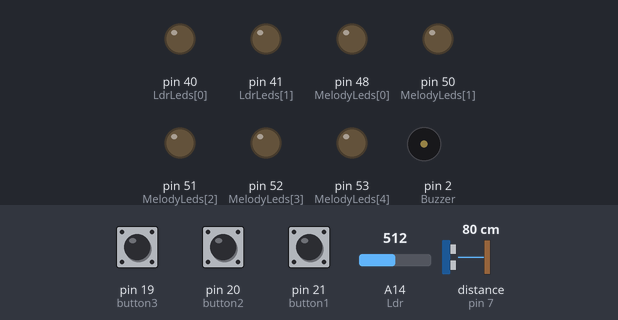
Simulated run of this program. Board: Arduino Mega 2560, built with avr-gcc and run on an emulated ATmega2560. On the bench: output pins drawn as LEDs (lit = HIGH), buzzer (waves = sounding). Wiring (inferred from the names in the program): ultrasonic range finder: trigger pin 6; echo pin 7. Dashed ring = blinking. The test bench sets the inputs (shaded band); at power-on: distance to the obstacle (sensor on pin 7) 80 cm, pin 19 (button3) HIGH, pin 20 (button2) HIGH, pin 21 (button1) HIGH, A14 (Ldr) = 512. The echo pulse lasts 58.3 µs per cm; pins used as bus, display or sensor lines are not drawn.

Above: at 1.2 s.
1.3 s: distance to the obstacle (sensor on pin 7) set to 11 cm
2.8 s: distance to the obstacle (sensor on pin 7) set to 8 cm
At 3.01 s:
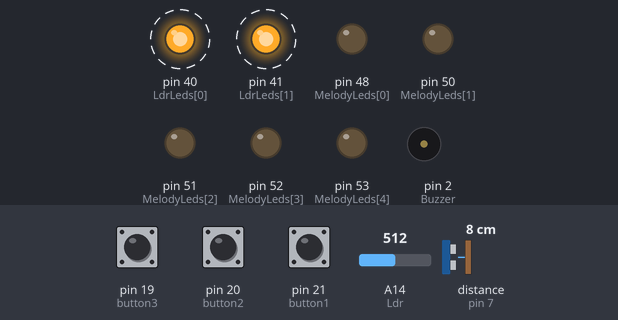
5.8 s: pin 19 (button3) pulled LOW for 1 s
At 8.9 s:
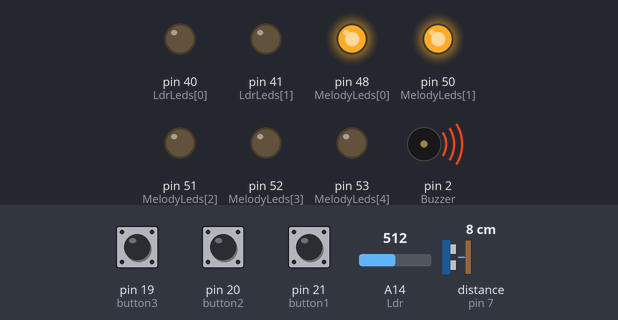
At 17.6 s:
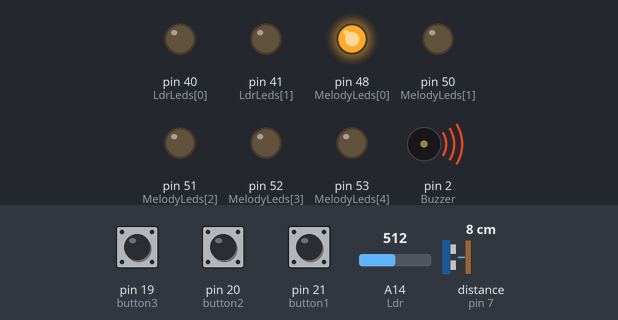
Timing chart, 0 to 20.5 s (numbered marks = the images above; inputs shaded):
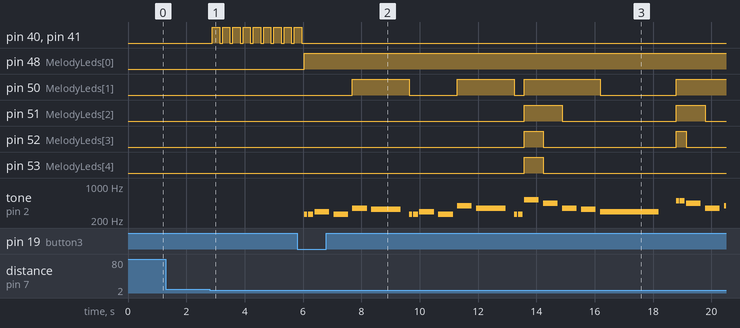

The program:

main.cpp
```cpp
#include <Arduino.h>
#include "melodies.h"


// IR
int irReceiver = 6;

// LDR
int Ldr = 14;
int LdrThreashold = 500;
int LdrLeds[] = {40, 41};

// Melody project
int Buzzer = 2;
int MelodyLeds[] = {48, 50, 51, 52, 53};

#define play(name) playMelody(name##Tempo, name##Song, sizeof(name##Song) / sizeof(int[2]))
void playMelody(int tempo, unsigned short notes[][2], int numNotes);
void playTone(int tempo, unsigned short pitch, unsigned short duration, int min, int max);

int usTrigger = 6;
int usEcho = 7;
int usThreashold = 10;
int ping();

int button1 = 21;
int button2 = 20;
int button3 = 19;

void setup()
{
    pinMode(irReceiver, INPUT);

    pinMode(Ldr, INPUT);
    for (int l = 0; l < 2; l++)
        pinMode(LdrLeds[l], OUTPUT);

    // Melody project
    int numLeds = sizeof(MelodyLeds) / sizeof(int);
    for (int l = 0; l < numLeds; l++)
        pinMode(MelodyLeds[l], OUTPUT);
    pinMode(Buzzer, OUTPUT);

    pinMode(usTrigger, OUTPUT);
    pinMode(usEcho, INPUT);

    pinMode(button1, INPUT_PULLUP);
    pinMode(button2, INPUT_PULLUP);
    pinMode(button3, INPUT_PULLUP);
}

void loop()
{
    if (digitalRead(button1) == LOW)
        play(MarioBrosMain);
    if (digitalRead(button2) == LOW)
        play(ImperialMarch);
    if (digitalRead(button3) == LOW)
        play(HappyBirthday);

    int read = analogRead(Ldr);
    for (int l = 0; l < sizeof(LdrLeds) / sizeof(int); l++)
        digitalWrite(LdrLeds[l], (read < LdrThreashold) ? HIGH : LOW);

    int distance = ping();
    if (distance < usThreashold) {
        for (int l = 0; l < sizeof(LdrLeds) / sizeof(int); l++)
            digitalWrite(LdrLeds[l], HIGH);
        digitalWrite(Buzzer, HIGH);
        delay(250);
        digitalWrite(Buzzer, LOW);
        for (int l = 0; l < sizeof(LdrLeds) / sizeof(int); l++)
            digitalWrite(LdrLeds[l], LOW);
    }

    delay(100);
}

int ping()
{
   long duration, distanceCm;

   digitalWrite(usTrigger, LOW);  //para generar un pulso limpio ponemos a LOW 4us
   delayMicroseconds(4);
   digitalWrite(usTrigger, HIGH);  //generamos Trigger (disparo) de 10us
   delayMicroseconds(10);
   digitalWrite(usTrigger, LOW);

   duration = pulseIn(usEcho, HIGH);  //medimos el tiempo entre pulsos, en microsegundos

   distanceCm = duration * 10 / 292/ 2;   //convertimos a distancia, en cm
   return distanceCm;
}

void playMelody(int tempo, unsigned short notes[][2], int numTones)
{
    // Get the range of the song
    int min = -1;
    int max = -1;
    for (int i = 0; i < numTones; i++) {
        if (min == -1 || notes[i][0] < min)
            min = notes[i][0];
        if (max == -1 || notes[i][0] > max)
            max = notes[i][0];
    }

    // Iterate over the notes of the melody
    for (int i = 0; i < numTones; i++)
        playTone(tempo, notes[i][0], notes[i][1], min, max);
}

void playTone(int tempo, unsigned short pitch, unsigned short duration, int min, int max)
{
    // Shutdown all the LEDs
    int numLeds = sizeof(MelodyLeds) / sizeof(int);
    for (int l = 0; l < numLeds; l++)
        digitalWrite(MelodyLeds[l], LOW);

    // Depending on the current note set more or less LEDs.
    for (int l = 0; l < map(pitch, min, max, 1, numLeds); l++)
        digitalWrite(MelodyLeds[l], HIGH);

    int noteDuration = tempo / duration;
    tone(Buzzer, pitch, noteDuration);

    // 30% seems to work most cases.
    int pauseBetweenNotes = noteDuration * 1.30;
    delay(pauseBetweenNotes);

    // Stop the tone playing and LEDs.
    noTone(Buzzer);
    for (int l = 0; l < numLeds; l++)
        digitalWrite(MelodyLeds[l], LOW);
}
```

notes.h
```cpp
#define NOTE_WHOLE 1
#define NOTE_HALF 2
#define NOTE_QUARTER 4
#define NOTE_EIGHTH 8
#define NOTE_TWELFTH 12

#define NOTE_SILENT 0

#define NOTE_SI_0  31

#define NOTE_DO_1  33
#define NOTE_DO_S_1 35
#define NOTE_RE_1  37
#define NOTE_RE_S_1 39
#define NOTE_MI_1  41
#define NOTE_FA_1  44
#define NOTE_FA_S_1 46
#define NOTE_SOL_1  49
#define NOTE_SOL_S_1 52
#define NOTE_LA_1  55
#define NOTE_LA_S_1 58
#define NOTE_SI_1  62

#define NOTE_DO_2  65
#define NOTE_DO_S_2 69
#define NOTE_RE_2  73
#define NOTE_RE_S_2 78
#define NOTE_MI_2  82
#define NOTE_FA_2  87
#define NOTE_FA_S_2 93
#define NOTE_SOL_2  98
#define NOTE_SOL_S_2 104
#define NOTE_LA_2  110
#define NOTE_LA_S_2 117
#define NOTE_SI_2  123

#define NOTE_DO_3  131
#define NOTE_DO_S_3 139
#define NOTE_RE_3  147
#define NOTE_RE_S_3 156
#define NOTE_MI_3  165
#define NOTE_FA_3  175
#define NOTE_FA_S_3 185
#define NOTE_SOL_3  196
#define NOTE_SOL_S_3 208
#define NOTE_LA_3  220
#define NOTE_LA_S_3 233
#define NOTE_SI_3  247

#define NOTE_DO_4  262
#define NOTE_DO_S_4 277
#define NOTE_RE_4  294
#define NOTE_RE_S_4 311
#define NOTE_MI_4  330
#define NOTE_FA_4  349
#define NOTE_FA_S_4 370
#define NOTE_SOL_4  392
#define NOTE_SOL_S_4 415
#define NOTE_LA_4  440
#define NOTE_LA_S_4 466
#define NOTE_SI_4  494

#define NOTE_DO_5  523
#define NOTE_DO_S_5 554
#define NOTE_RE_5  587
#define NOTE_RE_S_5 622
#define NOTE_MI_5  659
#define NOTE_FA_5  698
#define NOTE_FA_S_5 740
#define NOTE_SOL_5  784
#define NOTE_SOL_S_5 831
#define NOTE_LA_5  880
#define NOTE_LA_S_5 932
#define NOTE_SI_5  988

#define NOTE_DO_6  1047
#define NOTE_DO_S_6 1109
#define NOTE_RE_6  1175
#define NOTE_RE_S_6 1245
#define NOTE_MI_6  1319
#define NOTE_FA_6  1397
#define NOTE_FA_S_6 1480
#define NOTE_SOL_6  1568
#define NOTE_SOL_S_6 1661
#define NOTE_LA_6  1760
#define NOTE_LA_S_6 1865
#define NOTE_SI_6  1976

#define NOTE_DO_7  2093
#define NOTE_DO_S_7 2217
#define NOTE_RE_7  2349
#define NOTE_RE_S_7 2489
#define NOTE_MI_7  2637
#define NOTE_FA_7  2794
#define NOTE_FA_S_7 2960
#define NOTE_SOL_7  3136
#define NOTE_SOL_S_7 3322
#define NOTE_LA_7  3520
#define NOTE_LA_S_7 3729
#define NOTE_SI_7  3951

#define NOTE_DO_8  4186
#define NOTE_DO_S_8 4435
#define NOTE_RE_8  4699
#define NOTE_RE_S_8 4978
```

Source omitted: melodies.h (17649 bytes)

Measured:
- the behaviour switches between 10 and 9 cm on distance to the obstacle (sensor on pin 7) (found by bisection; images 0 and 1)
- after the input at 1.3 s, every drawn part: stays the same
- after the input at 2.8 s, pin 40 (LdrLeds[0]), pin 41 (LdrLeds[1]): alternates HIGH for 0.25 s and LOW for 0.10 s, starting after 0.09 s
- after the input at 5.8 s, pin 40 (LdrLeds[0]), pin 41 (LdrLeds[1]): goes on until 5.9 s, then stays LOW
